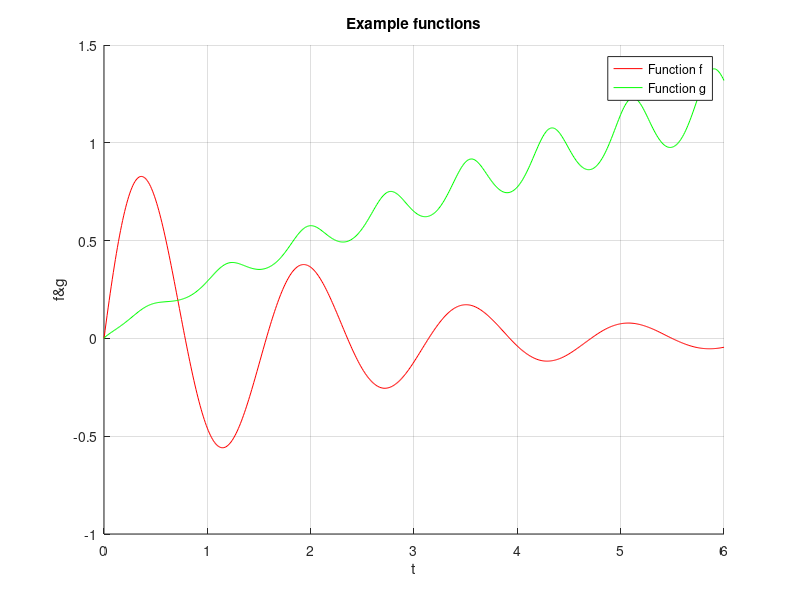

Recreate this plot in MATLAB.

clc
clear all
close all


t = [0 : .01 : 6];

f = sin(4*t).*exp(-0.5*t);
g = (t.^0.8) ./ (cos(4*t).^2+3);

hold on;

plot(t,f,'r');
plot(t,g,'g');

grid on;

title('Example functions');

xlabel('t');
ylabel('f&g');
legend('Function f', 'Function g');
diary off